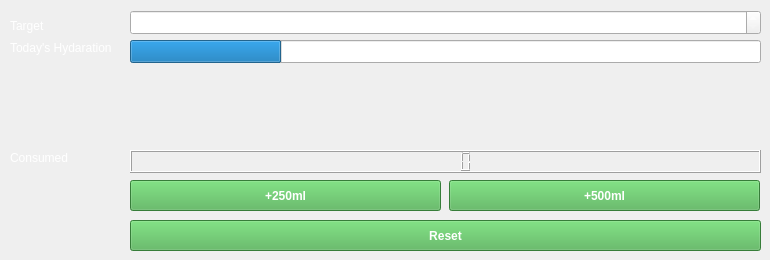
      <widget class="QWidget" name="tab_6">
       <attribute name="title">
        <string>Hydration </string>
       </attribute>
       <widget class="QSpinBox" name="targetSpinBox">
        <property name="geometry">
         <rect>
          <x>130</x>
          <y>10</y>
          <width>631</width>
          <height>25</height>
         </rect>
        </property>
        <property name="styleSheet">
         <string notr="true">QSpinBox{
color:white;}</string>
        </property>
        <property name="minimum">
         <number>0</number>
        </property>
        <property name="maximum">
         <number>9999</number>
        </property>
       </widget>
       <widget class="QProgressBar" name="hydrationProgressBar">
        <property name="geometry">
         <rect>
          <x>130</x>
          <y>40</y>
          <width>631</width>
          <height>23</height>
         </rect>
        </property>
        <property name="styleSheet">
         <string notr="true">QProgressBar{
color:white;}</string>
        </property>
        <property name="value">
         <number>24</number>
        </property>
       </widget>
       <widget class="QLabel" name="label_11">
        <property name="geometry">
         <rect>
          <x>10</x>
          <y>40</y>
          <width>111</width>
          <height>16</height>
         </rect>
        </property>
        <property name="styleSheet">
         <string notr="true">QLabel{
color:white;}</string>
        </property>
        <property name="text">
         <string>Today's Hydaration</string>
        </property>
       </widget>
       <widget class="QLabel" name="label_12">
        <property name="geometry">
         <rect>
          <x>10</x>
          <y>150</y>
          <width>111</width>
          <height>16</height>
         </rect>
        </property>
        <property name="styleSheet">
         <string notr="true">QLabel{
color:white;}</string>
        </property>
        <property name="text">
         <string>Consumed</string>
        </property>
       </widget>
       <widget class="QPushButton" name="add500Button">
        <property name="geometry">
         <rect>
          <x>449</x>
          <y>180</y>
          <width>311</width>
          <height>31</height>
         </rect>
        </property>
        <property name="styleSheet">
         <string notr="true">QPushButton{background-color: #4CAF50;
color: white;
bodder-radius: 8px;
padding: 8px 16px;
font-weight: bold;
}
QPushButton:hover{
background-color: #45A049;}
QPushButton:pressed{
background-color: #3E8E41;
}</string>
        </property>
        <property name="text">
         <string>+500ml</string>
        </property>
       </widget>
       <widget class="QPushButton" name="add250Button">
        <property name="geometry">
         <rect>
          <x>130</x>
          <y>180</y>
          <width>311</width>
          <height>31</height>
         </rect>
        </property>
        <property name="styleSheet">
         <string notr="true">QPushButton{background-color: #4CAF50;
color: white;
bodder-radius: 8px;
padding: 8px 16px;
font-weight: bold;
}
QPushButton:hover{
background-color: #45A049;}
QPushButton:pressed{
background-color: #3E8E41;
}</string>
        </property>
        <property name="text">
         <string>+250ml</string>
        </property>
       </widget>
       <widget class="QPushButton" name="resetHydrationButton">
        <property name="geometry">
         <rect>
          <x>130</x>
          <y>220</y>
          <width>631</width>
          <height>31</height>
         </rect>
        </property>
        <property name="styleSheet">
         <string notr="true">QPushButton{background-color: #4CAF50;
color: white;
bodder-radius: 8px;
padding: 8px 16px;
font-weight: bold;
}
QPushButton:hover{
background-color: #45A049;}
QPushButton:pressed{
background-color: #3E8E41;
}</string>
        </property>
        <property name="text">
         <string>Reset</string>
        </property>
       </widget>
       <widget class="QLCDNumber" name="consumedLCD">
        <property name="geometry">
         <rect>
          <x>130</x>
          <y>150</y>
          <width>631</width>
          <height>23</height>
         </rect>
        </property>
        <property name="styleSheet">
         <string notr="true">QLCDNumber{
color:white;}</string>
        </property>
       </widget>
       <widget class="QLabel" name="label_13">
        <property name="geometry">
         <rect>
          <x>10</x>
          <y>15</y>
          <width>49</width>
          <height>21</height>
         </rect>
        </property>
        <property name="styleSheet">
         <string notr="true">QLabel{
color:white;}</string>
        </property>
        <property name="text">
         <string>Target</string>
        </property>
       </widget>
      </widget>
